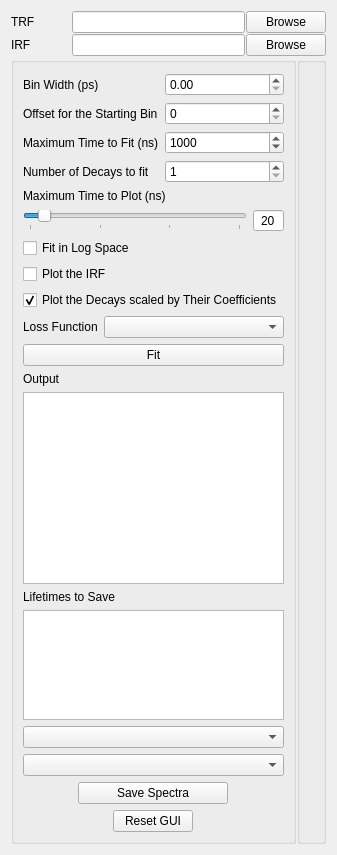
      <widget class="QWidget" name="tab_3">
       <attribute name="title">
        <string>Fit Lifetime</string>
       </attribute>
       <layout class="QVBoxLayout" name="verticalLayout_16">
        <property name="spacing">
         <number>1</number>
        </property>
        <item>
         <layout class="QHBoxLayout" name="horizontalLayout_9">
          <property name="spacing">
           <number>1</number>
          </property>
          <item>
           <widget class="QLabel" name="label_9">
            <property name="sizePolicy">
             <sizepolicy hsizetype="Maximum" vsizetype="Maximum">
              <horstretch>0</horstretch>
              <verstretch>0</verstretch>
             </sizepolicy>
            </property>
            <property name="minimumSize">
             <size>
              <width>60</width>
              <height>0</height>
             </size>
            </property>
            <property name="maximumSize">
             <size>
              <width>60</width>
              <height>16777215</height>
             </size>
            </property>
            <property name="text">
             <string>TRF</string>
            </property>
           </widget>
          </item>
          <item>
           <widget class="QLineEdit" name="fl_trf_text">
            <property name="readOnly">
             <bool>false</bool>
            </property>
           </widget>
          </item>
          <item>
           <widget class="QPushButton" name="fl_trf_button">
            <property name="text">
             <string>Browse</string>
            </property>
           </widget>
          </item>
         </layout>
        </item>
        <item>
         <layout class="QHBoxLayout" name="horizontalLayout_10">
          <property name="spacing">
           <number>1</number>
          </property>
          <item>
           <widget class="QLabel" name="label_10">
            <property name="sizePolicy">
             <sizepolicy hsizetype="Preferred" vsizetype="Minimum">
              <horstretch>0</horstretch>
              <verstretch>0</verstretch>
             </sizepolicy>
            </property>
            <property name="minimumSize">
             <size>
              <width>60</width>
              <height>0</height>
             </size>
            </property>
            <property name="maximumSize">
             <size>
              <width>60</width>
              <height>16777215</height>
             </size>
            </property>
            <property name="text">
             <string>IRF</string>
            </property>
           </widget>
          </item>
          <item>
           <widget class="QLineEdit" name="fl_irf_text">
            <property name="readOnly">
             <bool>false</bool>
            </property>
           </widget>
          </item>
          <item>
           <widget class="QPushButton" name="fl_irf_button">
            <property name="text">
             <string>Browse</string>
            </property>
           </widget>
          </item>
         </layout>
        </item>
        <item>
         <layout class="QHBoxLayout" name="horizontalLayout_30">
          <item>
           <widget class="QGroupBox" name="verticalGroupBox">
            <property name="sizePolicy">
             <sizepolicy hsizetype="Maximum" vsizetype="Preferred">
              <horstretch>0</horstretch>
              <verstretch>0</verstretch>
             </sizepolicy>
            </property>
            <property name="minimumSize">
             <size>
              <width>285</width>
              <height>0</height>
             </size>
            </property>
            <property name="maximumSize">
             <size>
              <width>285</width>
              <height>16777215</height>
             </size>
            </property>
            <layout class="QVBoxLayout" name="verticalLayout_11">
             <property name="sizeConstraint">
              <enum>QLayout::SetDefaultConstraint</enum>
             </property>
             <property name="topMargin">
              <number>10</number>
             </property>
             <item>
              <layout class="QHBoxLayout" name="horizontalLayout_31">
               <item>
                <layout class="QVBoxLayout" name="verticalLayout_14">
                 <item>
                  <widget class="QLabel" name="label_27">
                   <property name="text">
                    <string>Bin Width (ps)</string>
                   </property>
                  </widget>
                 </item>
                 <item>
                  <widget class="QLabel" name="label_29">
                   <property name="text">
                    <string>Offset for the Starting Bin</string>
                   </property>
                  </widget>
                 </item>
                 <item>
                  <widget class="QLabel" name="label_30">
                   <property name="text">
                    <string>Maximum Time to Fit (ns)</string>
                   </property>
                  </widget>
                 </item>
                 <item>
                  <widget class="QLabel" name="label_31">
                   <property name="text">
                    <string>Number of Decays to fit</string>
                   </property>
                  </widget>
                 </item>
                </layout>
               </item>
               <item>
                <layout class="QVBoxLayout" name="verticalLayout_15">
                 <item>
                  <widget class="QDoubleSpinBox" name="fl_binSize_widg">
                   <property name="maximum">
                    <double>9999999.000000000000000</double>
                   </property>
                  </widget>
                 </item>
                 <item>
                  <widget class="QSpinBox" name="fl_startOffset_widg">
                   <property name="maximum">
                    <number>999999</number>
                   </property>
                  </widget>
                 </item>
                 <item>
                  <widget class="QSpinBox" name="fl_maxTime_widg">
                   <property name="maximum">
                    <number>9999999</number>
                   </property>
                   <property name="value">
                    <number>1000</number>
                   </property>
                  </widget>
                 </item>
                 <item>
                  <widget class="QSpinBox" name="fl_expCount_widg">
                   <property name="wrapping">
                    <bool>false</bool>
                   </property>
                   <property name="minimum">
                    <number>1</number>
                   </property>
                   <property name="maximum">
                    <number>4</number>
                   </property>
                   <property name="value">
                    <number>1</number>
                   </property>
                  </widget>
                 </item>
                </layout>
               </item>
              </layout>
             </item>
             <item>
              <widget class="QLabel" name="label_32">
               <property name="text">
                <string>Maximum Time to Plot (ns)</string>
               </property>
              </widget>
             </item>
             <item>
              <layout class="QHBoxLayout" name="horizontalLayout_32">
               <item>
                <widget class="QSlider" name="fl_max_x">
                 <property name="maximum">
                  <number>300</number>
                 </property>
                 <property name="value">
                  <number>20</number>
                 </property>
                 <property name="sliderPosition">
                  <number>20</number>
                 </property>
                 <property name="orientation">
                  <enum>Qt::Horizontal</enum>
                 </property>
                 <property name="invertedAppearance">
                  <bool>false</bool>
                 </property>
                 <property name="invertedControls">
                  <bool>false</bool>
                 </property>
                 <property name="tickPosition">
                  <enum>QSlider::TicksBelow</enum>
                 </property>
                 <property name="tickInterval">
                  <number>100</number>
                 </property>
                </widget>
               </item>
               <item>
                <widget class="QSpinBox" name="fl_max_x_out">
                 <property name="alignment">
                  <set>Qt::AlignCenter</set>
                 </property>
                 <property name="buttonSymbols">
                  <enum>QAbstractSpinBox::NoButtons</enum>
                 </property>
                 <property name="maximum">
                  <number>300</number>
                 </property>
                 <property name="value">
                  <number>20</number>
                 </property>
                </widget>
               </item>
              </layout>
             </item>
             <item>
              <widget class="QCheckBox" name="fl_logFit_widg">
               <property name="enabled">
                <bool>true</bool>
               </property>
               <property name="sizePolicy">
                <sizepolicy hsizetype="Fixed" vsizetype="Fixed">
                 <horstretch>0</horstretch>
                 <verstretch>0</verstretch>
                </sizepolicy>
               </property>
               <property name="text">
                <string>Fit in Log Space</string>
               </property>
               <property name="checkable">
                <bool>true</bool>
               </property>
               <property name="checked">
                <bool>false</bool>
               </property>
              </widget>
             </item>
             <item>
              <widget class="QCheckBox" name="fl_plotIRF_widg">
               <property name="text">
                <string>Plot the IRF</string>
               </property>
               <property name="checkable">
                <bool>true</bool>
               </property>
               <property name="checked">
                <bool>false</bool>
               </property>
              </widget>
             </item>
             <item>
              <widget class="QCheckBox" name="fl_scaled_widg">
               <property name="text">
                <string>Plot the Decays scaled by Their Coefficients</string>
               </property>
               <property name="checkable">
                <bool>true</bool>
               </property>
               <property name="checked">
                <bool>true</bool>
               </property>
              </widget>
             </item>
             <item>
              <layout class="QHBoxLayout" name="horizontalLayout_27">
               <item>
                <widget class="QLabel" name="label_26">
                 <property name="sizePolicy">
                  <sizepolicy hsizetype="Maximum" vsizetype="Preferred">
                   <horstretch>0</horstretch>
                   <verstretch>0</verstretch>
                  </sizepolicy>
                 </property>
                 <property name="text">
                  <string>Loss Function</string>
                 </property>
                </widget>
               </item>
               <item>
                <widget class="QComboBox" name="fl_loss"/>
               </item>
              </layout>
             </item>
             <item>
              <widget class="QPushButton" name="fl_fit_button">
               <property name="text">
                <string>Fit</string>
               </property>
              </widget>
             </item>
             <item>
              <widget class="QLabel" name="label_33">
               <property name="text">
                <string>Output</string>
               </property>
              </widget>
             </item>
             <item>
              <widget class="QPlainTextEdit" name="fl_output">
               <property name="sizePolicy">
                <sizepolicy hsizetype="Expanding" vsizetype="Expanding">
                 <horstretch>0</horstretch>
                 <verstretch>0</verstretch>
                </sizepolicy>
               </property>
              </widget>
             </item>
             <item>
              <widget class="QLabel" name="label_18">
               <property name="text">
                <string>Lifetimes to Save</string>
               </property>
              </widget>
             </item>
             <item>
              <widget class="QListWidget" name="fl_lifetimes">
               <property name="maximumSize">
                <size>
                 <width>16777215</width>
                 <height>110</height>
                </size>
               </property>
               <property name="selectionMode">
                <enum>QAbstractItemView::ExtendedSelection</enum>
               </property>
              </widget>
             </item>
             <item>
              <widget class="QComboBox" name="fl_save_fluorophore">
               <property name="maximumSize">
                <size>
                 <width>16777215</width>
                 <height>16777215</height>
                </size>
               </property>
              </widget>
             </item>
             <item>
              <widget class="QComboBox" name="fl_save_solvent">
               <property name="maximumSize">
                <size>
                 <width>16777215</width>
                 <height>16777215</height>
                </size>
               </property>
              </widget>
             </item>
             <item>
              <layout class="QHBoxLayout" name="horizontalLayout_33">
               <item>
                <widget class="QPushButton" name="fl_save_button">
                 <property name="maximumSize">
                  <size>
                   <width>150</width>
                   <height>16777215</height>
                  </size>
                 </property>
                 <property name="text">
                  <string>Save Spectra</string>
                 </property>
                </widget>
               </item>
              </layout>
             </item>
             <item>
              <layout class="QHBoxLayout" name="horizontalLayout_41">
               <item>
                <widget class="QPushButton" name="fl_reset">
                 <property name="sizePolicy">
                  <sizepolicy hsizetype="Maximum" vsizetype="Fixed">
                   <horstretch>0</horstretch>
                   <verstretch>0</verstretch>
                  </sizepolicy>
                 </property>
                 <property name="text">
                  <string>Reset GUI</string>
                 </property>
                </widget>
               </item>
              </layout>
             </item>
            </layout>
           </widget>
          </item>
          <item>
           <widget class="QGroupBox" name="fl_frame">
            <property name="sizePolicy">
             <sizepolicy hsizetype="Minimum" vsizetype="Preferred">
              <horstretch>0</horstretch>
              <verstretch>0</verstretch>
             </sizepolicy>
            </property>
           </widget>
          </item>
         </layout>
        </item>
       </layout>
      </widget>
